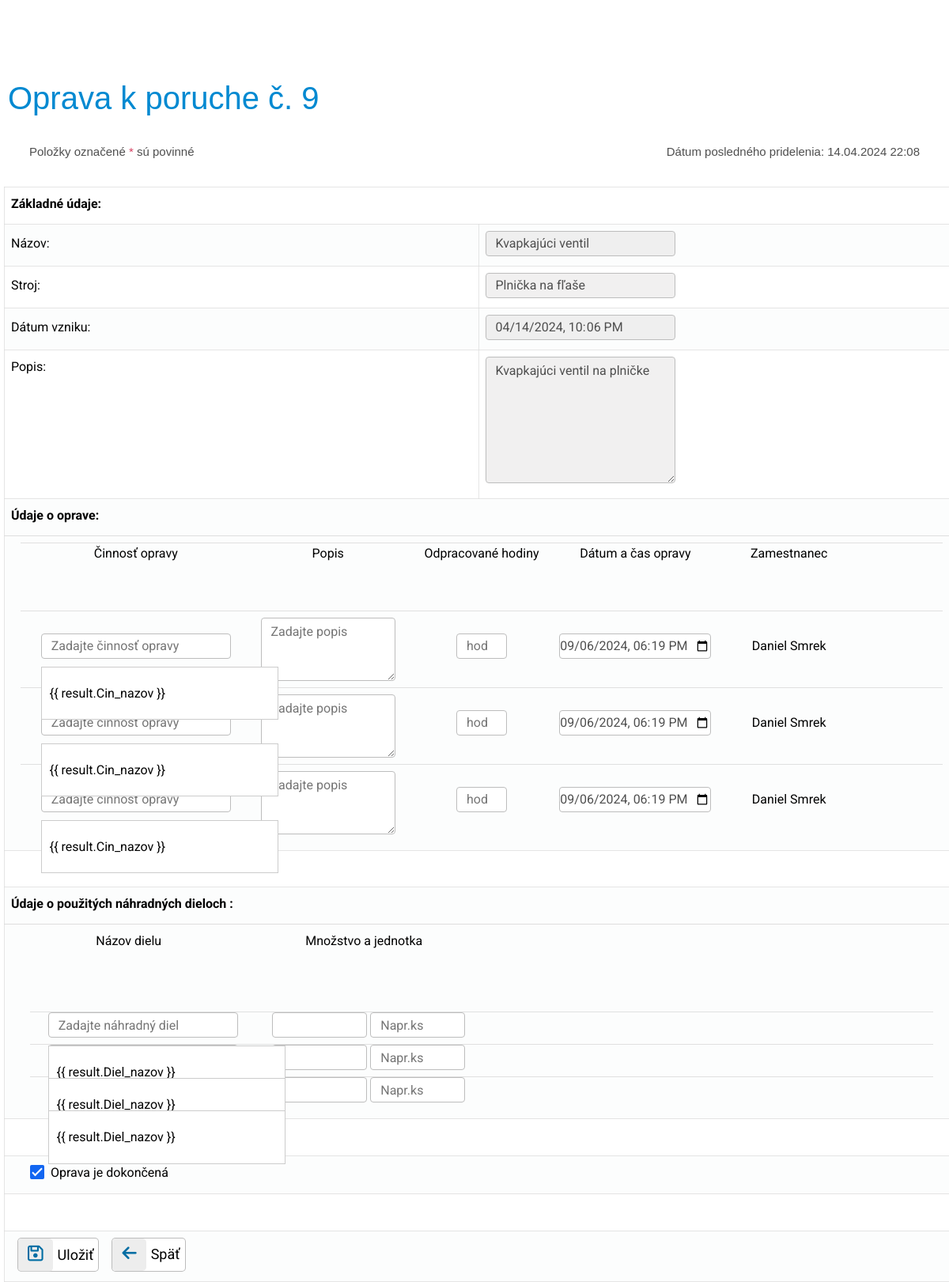
The app's page /src/form/oprava.php?PoruchaID=9 (signed in) with its own data.
### tables this page shows
CREATE TABLE `porucha` (
  `Por_nazov` varchar(50) NOT NULL,
  `Por_popis` varchar(100) DEFAULT NULL,
  `Por_stav` int(11) NOT NULL,
  `Por_datum_vzniku` datetime NOT NULL,
  `Por_datum_pridelenia` datetime DEFAULT NULL,
  `PoruchaID` int(10) UNSIGNED NOT NULL,
  `StrojID` int(10) UNSIGNED DEFAULT NULL,
  `PouzivatelID` int(10) UNSIGNED DEFAULT NULL
);

CREATE TABLE `stroj` (
  `Stroj_nazov` varchar(50) NOT NULL,
  `Stroj_popis` varchar(100) DEFAULT NULL,
  `Stroj_vyrobca` varchar(30) NOT NULL,
  `Stroj_umiestnenie` varchar(30) NOT NULL,
  `Stroj_datum_vyroby` date DEFAULT NULL,
  `Stroj_vyrobne_cislo` varchar(20) NOT NULL,
  `Stroj_evidencne_cislo` varchar(20) NOT NULL,
  `Stroj_datum_prevzatia` date DEFAULT NULL,
  `Stroj_zarucna_doba` int(11) DEFAULT NULL,
  `StrojID` int(10) UNSIGNED NOT NULL,
  `DodavatelID` int(10) UNSIGNED DEFAULT NULL
);

### src/form/oprava.php (the view, shortened to what the rows shown need)
<!DOCTYPE html>
<html>
<head>
    <?php include_once '../partials/head.php';
    include_once "../../lib.php";
    include '../auth/login.php';
    ?>
</head>
<body>
<?php
mysqli_set_charset($dblink, "utf8mb4");
$PoruchaID=mysqli_real_escape_string($dblink,strip_tags($_GET["PoruchaID"]));
$PoruchaID=intval($PoruchaID);
if($PoruchaID)
{
    if($zobrazit)
    {
        $akcia="preview";
        $nadpis = "Oprava k poruche č. ".$PoruchaID;
    }
    else
    {
        $akcia = "insert";
        $nadpis = "Oprava k poruche č. ".$PoruchaID;
    }
    $sql="select * from porucha p LEFT JOIN zamestnanec z ON p.PouzivatelID = z.PouzivatelID LEFT JOIN stroj s ON p.StrojID = s.StrojID WHERE p.PoruchaID = $PoruchaID";
    $vysledok = mysqli_query($dblink,$sql);
    $riadok = mysqli_fetch_assoc($vysledok);
    $Por_nazov = strip_tags_html($riadok["Por_nazov"]);
    $Por_popis = strip_tags_html($riadok["Por_popis"]);
    $Por_stav = strip_tags_html($riadok["Por_stav"]);
    $Por_datum_vzniku = strip_tags_html($riadok["Por_datum_vzniku"]);
    $Por_datum_pridelenia = strip_tags_html($riadok["Por_datum_pridelenia"]);
    $Stroj_nazov = strip_tags_html($riadok["Stroj_nazov"]);
    $dokoncenaoprava = 0;
    if($Por_stav == 3 || $Por_stav == 4){
        $dokoncenaoprava = 1;
    }
    if($Por_datum_vzniku == "0000-00-00 00:00:00") $Por_datum_vzniku = "";
    else $Por_datum_vzniku = date("Y-m-d\TH:i", strtotime($Por_datum_vzniku));
    if($Por_datum_pridelenia == "0000-00-00 00:00:00") $Por_datum_pridelenia = "";
    else $Por_datum_pridelenia = date("d.m.Y H:i", strtotime($Por_datum_pridelenia));
}
else
{
    include_once "src/partials/navbar.php";
    echo '<span class="oznam cervene text-start">Nebola nájdená porucha ku oprave</span>';
    exit;
}
?>
<h1 id="nadpisoprava"><?php echo $nadpis; ?></h1>
<p>
<form id ="myapp_form_oprava" action="../zmena/zmena_opravy.php" method="POST" onsubmit="">
    <?php if($Por_datum_pridelenia): ?>
        <div class="container d-flex align-items-center">
            <p class="oznam text-grey text-start" style="margin-left:-0.625rem!important;">Položky označené <span class="red bold">*</span> sú povinné</p>
            <p class="oznam text-grey text-end " style="margin-left:2rem !important;">Dátum posledného pridelenia: <?php echo $Por_datum_pridelenia;?></p>
        </div>
    <?php else: ?>
        <p class="oznam text-grey text-start">Položky označené <span class="red bold">*</span> sú povinné</p>
    <?php endif; ?>
    <table class="zoznam">
        <tr><td>Názov:</td><td style="width:50%;"><input disabled  type="text" class="form-control" name="Por_nazov" value="<?php echo $Por_nazov;?>" <?php echo disabled($akcia);?>/></td></tr>
        <tr><td>Stroj:</td>
            <td>
                    <div>
                        <input
                                disabled
                                class="form-control"
                                type="text"
                                id="$Stroj_nazov"
                                value="<?php echo $Stroj_nazov;?>"
                        />
                    </div>
            </td>
        </tr>
        <tr><td>Dátum vzniku:</td><td> <input disabled type="datetime-local" class="form-control" name="Por_datum_vzniku" value="<?php echo $Por_datum_vzniku;?>" <?php echo disabled($akcia);?>></br></td></tr>
        <tr><td style = "vertical-align:top !important;">Popis:</td><td><textarea disabled type="text" class="form-control" name="Por_popis" <?php echo disabled($akcia); ?>><?php echo $Por_popis;?></textarea></td></tr>
        <tr><td colspan="2"><b>Údaje o oprave:</b><br></td><tr></tr>
        <tr><td colspan="2"><b>Údaje o použitých náhradných dieloch :</b><br></td><tr></tr>
        <tr><td colspan="2">
                <div class="form-check ms-4">
                    <input class="form-check-input" type="checkbox" id="dokoncenaoprava" name="dokoncenaoprava" <?php if($dokoncenaoprava) echo "checked" ?> <?php echo disabled($akcia);?>>
                    <label class="form-check-label" for="flexCheckDefault">
                        Oprava je dokončená
                    </label>
                </div>
        </td></tr
        <tr><td colspan="2"><br></td></tr>
    </table>
</form>
</body>
</html>

### records on screen
porucha: Por_datum_pridelenia "14.04.2024 22:08", Por_nazov "Kvapkajúci ventil", StrojID.Stroj_nazov "Plnička na fľaše", Por_datum_vzniku "04/14/2024 22:06", Por_popis "Kvapkajúci ventil na plničke", Por_stav "☑"

### other values on screen
$nadpis "Oprava k poruche č. 9"
$MenoPrihlaseneho "Daniel Smrek"
